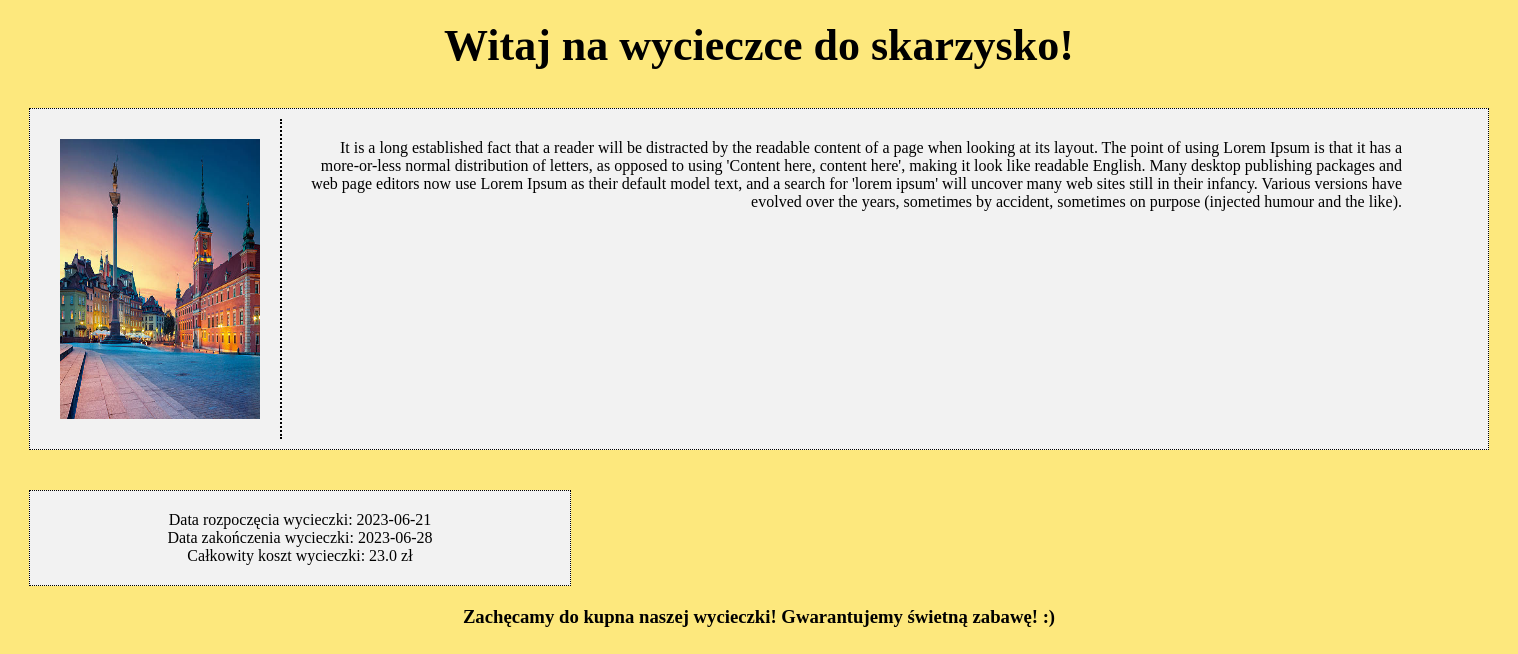
/trip?trip=3, run on the app's committed database.
### app/trips/trip.py (models this page shows)
class Trip(db.Model):
    id = db.Column(db.Integer, primary_key=True)
    name = db.Column(db.String(50), nullable=False)
    date_start = db.Column(db.Date, nullable=False)
    date_end = db.Column(db.Date, nullable=False)
    country = db.Column(db.String(30), nullable=False)
    city = db.Column(db.String(30), nullable=False)
    price = db.Column(db.Float, nullable=False)
    description = db.Column(db.Text, nullable=False)
    image = db.Column(db.String(100), nullable=False)

### app/trips/routes.py (the view)
@trips.route('/trip?trip=<tripID>', methods = ['GET', 'POST'])
def tripview(tripID):
    trip = Trip.query.filter_by(id=tripID).first()
    return render_template('tripsite.html', trip=trip)

### app/trips/templates/tripsite.html (shortened to what this page needs)
<!DOCTYPE html>
<html lang="en">
<head>
    <link href="{{ url_for('static', filename='stylesheets/trip.css') }}" rel="stylesheet">
</head>
<body>
    <div id="container">
        <h2>Witaj na wycieczce do {{ trip.city }}!</h2>
        <div id="topbar">
            <div id="photo">
                <img src="{{ url_for('static', filename='pictures/' + trip.image) }}" width="200" height="280">
            </div>
            <div id="opis">
                {{ trip.description }}
            </div>
        </div>
        <div id="info">
            Data rozpoczęcia wycieczki: {{ trip.date_start }}</br>
            Data zakończenia wycieczki: {{ trip.date_end }}</br>
            Całkowity koszt wycieczki: {{ trip.price }} zł
        </div>
        <h3>Zachęcamy do kupna naszej wycieczki! Gwarantujemy świetną zabawę! :)</h3>
    </div>
</body>
</html>

### app/static/stylesheets/trip.css (style rules this page uses)
body { background-color: #FDE87D; }
#container { width: 1500px; margin-left: auto; margin-right: auto; }
h2 { margin-top: 20px; font-size: 44px; text-align: center; }
#topbar { background-color: #F2F2F2; color: black; padding: 10px; margin: 20px; height: 320px; border: 1px dotted black; }
#photo { float: left; padding: 20px; max-width: 200px; max-height: 280px; text-align: left; border-right: 2px dotted black; }
#opis { float: left; padding: 20px; width: 1100px; font-size: 16px; text-align: right; }
#info { background-color: #F2F2F2; padding: 20px; border: 1px dotted black; text-align: center; max-width: 500px; margin-left: auto; margin: 20px; }
h3 { text-align:center; }

### data on the page
Trip: city "skarzysko", image (picture), description "It is a long established fact that a reader will be distracted by the readable content of a page when looking at its layout. The point of using Lorem Ipsum is that it has a more-or-less normal distribution of letters, as opposed to using 'Content here, content here', making it look like readable English. Many desktop publishing packages and web page editors now use Lorem Ipsum as their default model text, and a search for 'lorem ipsum' will uncover many web sites still in their infancy. Various versions have evolved over the years, sometimes by accident, sometimes on purpose (injected humour and the like).", date_start "2023-06-21", date_end "2023-06-28", price "23.0"
